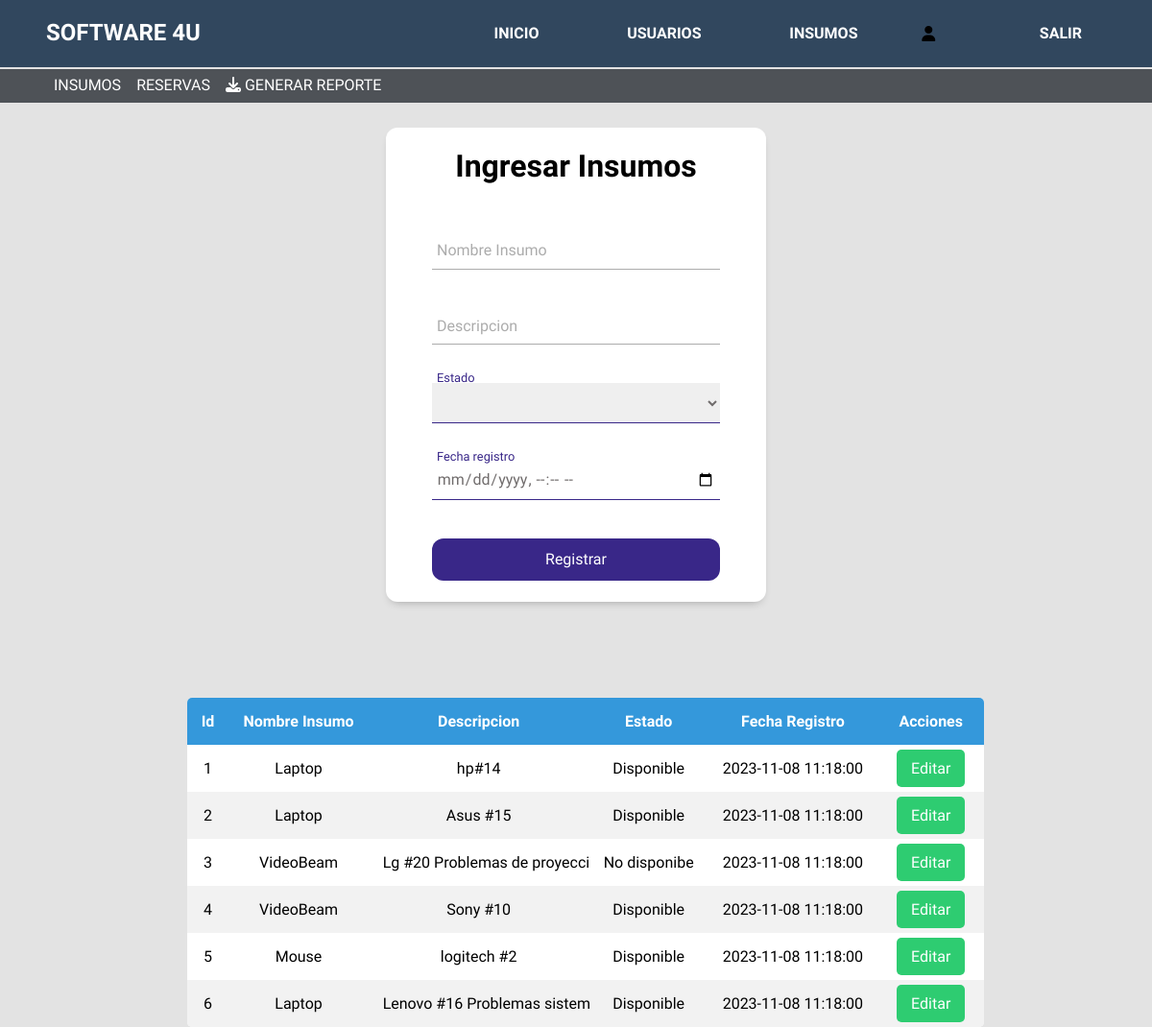
Page /php/supervisor-insumos.php on the committed database.
### tables this page shows
CREATE TABLE Insumos (
    id INT AUTO_INCREMENT PRIMARY KEY,
    NomInsumo VARCHAR(100),
    Descripcion TEXT,
    Estado VARCHAR(15),
    FechaRegistro DATETIME
);

### php/supervisor-insumos.php (the view, shortened to what this page needs)
<?php
include "../ConexionSQL/edit-insumo-supervisor.php";
?>
<!DOCTYPE html>
<html lang="en">
<head>
    <link rel="stylesheet" href="https://cdnjs.cloudflare.com/ajax/libs/normalize/8.0.1/normalize.min.css">
    <link rel="stylesheet" href="http://localhost/proyectofinal/assets/css/admi-insumos.css">
    <link rel="stylesheet" href="http://localhost/proyectofinal/assets/css/menu.css">
    <link rel="stylesheet" href="http://localhost/proyectofinal/assets/css/menu-abajo.css">
    <link rel="stylesheet" href="../fontawesome/fontawesome-free-6.5.1-web/css/all.css">
</head>
<body>
    <nav>
        <div class="logo"> Software 4U</div>
        <ul class="list">
            <li><a href="supervisor-inicio.php">Inicio</a></li>
            <li><a href="supervisor-usuarios.php">Usuarios</a></li>
            <li><a href="supervisor-insumos.php">Insumos</a></li>
            <i class="fa-solid fa-user"></i>
            <li><a href="../ConexionSQL/cerrar.php">Salir</a></li>
        </ul>
    </nav>
    <nav class="menu_abajo">
        <ul class="lista_abajo">
            <li><a href="supervisor-insumos.php">Insumos</a></li>
            <li><a href="supervisor-reservas.php">Reservas</a></li>
            <li><a href="../fpdf/ReporteInsumos.php" class="btn-reporte" target="_blank"><i
                        class="fa-solid fa-download"></i> Generar reporte</a></li>
        </ul>
    </nav>
    <main>
        <div class="formulario">
            <h1>Ingresar Insumos</h1>
            <form method="post">
                <div class="cotainer">
                    <div class="congrup">
                        <input type="text" id="name" class="form_input" placeholder=" " name="nombre">
                        <label for="name" class="form_label">Nombre Insumo</label>
                    </div>
                    <div class="congrup">
                        <input type="text" id="description" class="form_input" placeholder=" " name="descripcion">
                        <label for="description" class="form_label">Descripcion</label>
                    </div>
                    <div class="congrup">
                        <select id="estado" class="form_input" placeholder=" " name="estado">
                            <option value="1"></option>
                            <option value="Disponible">Disponible</option>
                        </select>
                        <label for="estado" class="form_label">Estado</label>
                        <span class="form_line"></span>
                    </div>
                    <div class="congrup">
                        <input type="datetime-local" id="fecha-registro" class="form_input" placeholder=" "
                            name="fecha-registro">
                        <label for="fecha-registro" class="form_label">Fecha registro</label>
                        <span class="form_line"></span>
                    </div>
                    <input class="form_submit" type="submit" value="Registrar">
                </div>
            </form>
        </div>
        <div class="container-form">
            <div class="crud">
                <table>
                    <thead>
                        <tr>
                            <th>Id</th>
                            <th>Nombre Insumo</th>
                            <th>Descripcion</th>
                            <th>Estado</th>
                            <th>Fecha Registro</th>
                            <th>Acciones</th>
                        </tr>
                    </thead>
                    <tbody>
                        <?php
                        $sql = "SELECT * FROM insumos";
                        $result = $conn->query($sql);
                        if ($result === false) {
                            echo "Error en la consulta: " . $conn->error;
                        } else {
                            if ($result->num_rows > 0) {
                                while ($datos = $result->fetch_object()) {
                                    echo "<tr>";
                                    echo "<td>" . $datos->id . "</td>";
                                    echo "<td>" . $datos->NomInsumo . "</td>";
                                    echo "<td class='descripcion'>" . $datos->Descripcion . "</td>";
                                    echo "<td>" . $datos->Estado . "</td>";
                                    echo "<td>" . $datos->FechaRegistro . "</td>";
                                    echo "<td><a id='editar-" . $datos->id . "' class='my-button-editar'>Editar</a>";
                                }
                            } else {
                                echo "No se encontraron resultados.";
                            }
                        }
                        ?>
                    </tbody>
                </table>
            </div>
        </div>
    </main>
</body>
</html>

### assets/css/admi-insumos.css (style rules this page uses)
body { font-family: 'Dosis', sans-serif; background-color: #E3E3E3; }
main { display: flex; justify-content: center; text-align: center; flex-wrap: wrap; margin-top: 15px; }
.formulario { background-color: white; width: 60%; max-width: 300px; padding: 4.5em 3em; border-radius: 12px; box-shadow: 0 5px 10px -5px rgb(0 0 0 /30%); text-align: center; max-height: 350px; }
.formulario h1 { margin-top: -50px; margin-bottom: 10px; color: black; font-size: 2rem; }
.formulario .cotainer { display: grid; gap: 2.5em; }
.formulario .congrup { position: relative; --color: #5757577e; }
.form_input { width: 100%; background-color: none; color: #706c6c; font-size: 1rem; padding: .6em .3em; border: none; outline: none; border-bottom: 1px solid var(--color); font-family: 'Dosis', sans-serif; }
.form_input:focus+.form_label, .form_input:not(:placeholder-shown)+.form_label { transform: translateY(-12px) scale(.8); transform-origin: left top; color: #392788; }
.form_label { color: var(--color); cursor: pointer; position: absolute; top: 0; left: 5px; transform: translateY(10px); transition: transform .5s, color .3s; }
.form_submit { background: #392788; color: white; font-family: 'Dosis', sans-serif; font-weight: 300; font-size: 1rem; padding: .8em 0; border: none; border-radius: 12px; transition: background-color 0.3s ease, transform 0.6s ease; }
.form_line { position: absolute; bottom: 0; left: 0; width: 100%; height: 1px; background-color: #392788; transform: scale(0); transform: left bottom; }
.form_input:focus~.form_line, .form_input:not(:placeholder-shown)~.form_line { transform: scale(1); }
.container-form { margin-left: 20px; display: flex; justify-content: center; align-items: center; }
.crud { overflow-x: auto; border-radius: 5px; width: 100%; max-height: 490px; }
table { flex-wrap: wrap; width: 100%; border-collapse: collapse; background-color: white; box-shadow: 0 0 10px rgba(0, 0, 0, 0.1); }
thead th { text-align: center; }
th, td { padding: 15px; text-align: center; }
td.descripcion { max-width: 200px; white-space: nowrap; overflow-x: auto; overflow-y: hidden; }
thead { background-color: #3498db; color: white; }
tbody tr:nth-child(even) { background-color: #f2f2f2; }
.my-button-editar, .my-button-eliminar { padding: 10px 15px; margin: 5px; border: none; border-radius: 5px; cursor: pointer; text-decoration: none; transition: background-color 0.3s ease; }
.my-button-editar { background-color: #2ecc71; color: white; }
.formulario, .container-form { margin-top: 100px; }

### assets/css/menu.css (style rules this page uses)
body { padding: 0px; margin: 0px; box-sizing: border-box; font-family: 'Dosis', sans-serif; }
nav { position: fixed; z-index: 10; left: 0; right: 0; top: 0; padding: 0 4%; height: 70px; background-color: #31475E; }
nav .logo { float: left; width: 40%; height: 100%; display: flex; align-items: center; font-size: 24px; font-weight: bold; color: white; text-transform: uppercase; }
nav .list { float: right; padding: 0; margin: 0; width: 60%; height: 100%; display: flex; justify-content: space-between; align-items: center; }
nav .list li { list-style: none; }
nav .list a { display: block; text-transform: uppercase; padding: 15px 25px; font-size: 16px; font-weight: bold; color: white; text-decoration: none; border-radius: 25px; transition: all 300ms ease; }

### assets/css/menu-abajo.css (style rules this page uses)
body { padding: 0px; margin: 0px; box-sizing: border-box; font-family: 'Dosis', sans-serif; }
.menu_abajo { position: fixed; z-index: 10; left: 0; right: 0; top: 72px; padding: 0 4%; height: 35px; background-color: #4e5257; }
.menu_abajo .lista_abajo { padding: 0; margin: 0; width: 100%; height: 100%; display: flex; align-items: center; justify-content: flex-start; transition: all 300ms ease; }
.menu_abajo .lista_abajo li { list-style: none; }
.menu_abajo .lista_abajo a { display: block; text-transform: uppercase; padding: 8px; font-size: 16px; color: white; text-decoration: none; transition: all 300ms ease; }

### rows in the picture
insumos: id "1", NomInsumo "Laptop", Descripcion "hp#14", Estado "Disponible", FechaRegistro "2023-11-08 11:18:00"
insumos: id "2", NomInsumo "Laptop", Descripcion "Asus #15", Estado "Disponible", FechaRegistro "2023-11-08 11:18:00"
insumos: id "3", NomInsumo "VideoBeam", Descripcion "Lg #20 Problemas de…", Estado "No disponibe", FechaRegistro "2023-11-08 11:18:00"
insumos: id "4", NomInsumo "VideoBeam", Descripcion "Sony #10", Estado "Disponible", FechaRegistro "2023-11-08 11:18:00"
insumos: id "5", NomInsumo "Mouse", Descripcion "logitech #2", Estado "Disponible", FechaRegistro "2023-11-08 11:18:00"
insumos: id "6", NomInsumo "Laptop", Descripcion "Lenovo #16 Problemas…", Estado "Disponible", FechaRegistro "2023-11-08 11:18:00"
